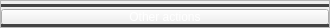
                                  <widget class="QFrame" name="dividerOtherActions">
                                   <property name="minimumSize">
                                    <size>
                                     <width>330</width>
                                     <height>28</height>
                                    </size>
                                   </property>
                                   <property name="maximumSize">
                                    <size>
                                     <width>330</width>
                                     <height>28</height>
                                    </size>
                                   </property>
                                   <property name="frameShape">
                                    <enum>QFrame::StyledPanel</enum>
                                   </property>
                                   <property name="frameShadow">
                                    <enum>QFrame::Raised</enum>
                                   </property>
                                   <layout class="QVBoxLayout" name="verticalLayout_34">
                                    <property name="spacing">
                                     <number>2</number>
                                    </property>
                                    <property name="leftMargin">
                                     <number>0</number>
                                    </property>
                                    <property name="topMargin">
                                     <number>3</number>
                                    </property>
                                    <property name="rightMargin">
                                     <number>0</number>
                                    </property>
                                    <property name="bottomMargin">
                                     <number>0</number>
                                    </property>
                                    <item>
                                     <widget class="Line" name="line_7">
                                      <property name="styleSheet">
                                       <string notr="true">background-color: rgb(67, 67, 67);
border-radius: 3px</string>
                                      </property>
                                      <property name="orientation">
                                       <enum>Qt::Horizontal</enum>
                                      </property>
                                     </widget>
                                    </item>
                                    <item>
                                     <widget class="QPushButton" name="otherActionsBtn">
                                      <property name="minimumSize">
                                       <size>
                                        <width>0</width>
                                        <height>16</height>
                                       </size>
                                      </property>
                                      <property name="maximumSize">
                                       <size>
                                        <width>16777215</width>
                                        <height>16</height>
                                       </size>
                                      </property>
                                      <property name="styleSheet">
                                       <string notr="true">#otherActionsBtn{color: white}</string>
                                      </property>
                                      <property name="text">
                                       <string>Other actions</string>
                                      </property>
                                      <property name="icon">
                                       <iconset resource="resources_rc.qrc">
                                        <normaloff>:/icon/icons/chevron-down.svg</normaloff>:/icon/icons/chevron-down.svg</iconset>
                                      </property>
                                     </widget>
                                    </item>
                                    <item>
                                     <widget class="Line" name="line_8">
                                      <property name="styleSheet">
                                       <string notr="true">background-color: rgb(67, 67, 67);
border-radius: 3px</string>
                                      </property>
                                      <property name="orientation">
                                       <enum>Qt::Horizontal</enum>
                                      </property>
                                     </widget>
                                    </item>
                                   </layout>
                                  </widget>
